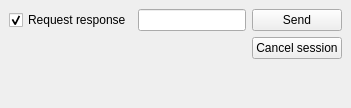
      <widget class="QWidget" name="tab_5">
       <attribute name="title">
        <string>USSD</string>
       </attribute>
       <layout class="QVBoxLayout">
        <property name="spacing">
         <number>6</number>
        </property>
        <property name="leftMargin">
         <number>9</number>
        </property>
        <property name="topMargin">
         <number>9</number>
        </property>
        <property name="rightMargin">
         <number>9</number>
        </property>
        <property name="bottomMargin">
         <number>9</number>
        </property>
        <item>
         <layout class="QGridLayout">
          <item row="0" column="0">
           <widget class="QCheckBox" name="chkAskResponse">
            <property name="text">
             <string>Request response</string>
            </property>
            <property name="checked">
             <bool>true</bool>
            </property>
           </widget>
          </item>
          <item row="0" column="1">
           <widget class="QLineEdit" name="leUSSDString">
            <property name="inputMask">
             <string/>
            </property>
            <property name="maxLength">
             <number>120</number>
            </property>
           </widget>
          </item>
          <item row="0" column="2">
           <widget class="QPushButton" name="pbSendUSSD">
            <property name="text">
             <string>Send</string>
            </property>
           </widget>
          </item>
          <item row="1" column="1">
           <widget class="QLabel" name="lblResponse">
            <property name="toolTip">
             <string>User response</string>
            </property>
            <property name="text">
             <string/>
            </property>
           </widget>
          </item>
          <item row="1" column="2">
           <widget class="QPushButton" name="pbCancelUSSD">
            <property name="text">
             <string>Cancel session</string>
            </property>
           </widget>
          </item>
         </layout>
        </item>
        <item>
         <spacer name="verticalSpacer_4">
          <property name="orientation">
           <enum>Qt::Vertical</enum>
          </property>
          <property name="sizeHint" stdset="0">
           <size>
            <width>20</width>
            <height>40</height>
           </size>
          </property>
         </spacer>
        </item>
       </layout>
      </widget>
